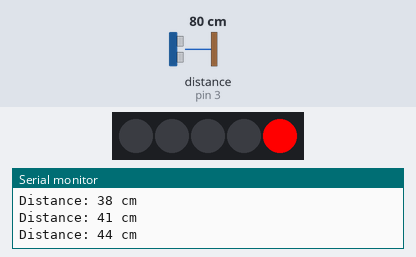
Simulated run of this sketch. Board: Arduino Uno, built with avr-gcc and run on an emulated ATmega328P. Parts: 5 RGB LEDs in strip order, left to right, the last lines printed to the serial monitor. Wiring (inferred from the names in the program): ultrasonic range finder: trigger pin 2; echo pin 3. The test bench sets the inputs (shaded band); at power-on: distance to the obstacle (sensor on pin 3) 80 cm. The echo pulse lasts 58.3 µs per cm; dim RGB values are drawn brighter than linear.

Above: at 1.2 s.
1.3 s: distance to the obstacle (sensor on pin 3) set to 2 cm
At 3.1 s:
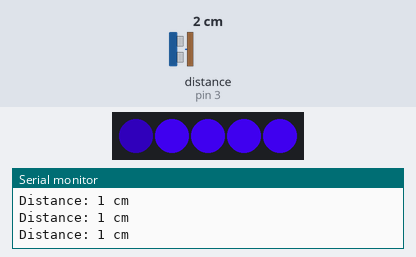
3.4 s: distance to the obstacle (sensor on pin 3) set to 35 cm
At 4.2 s:
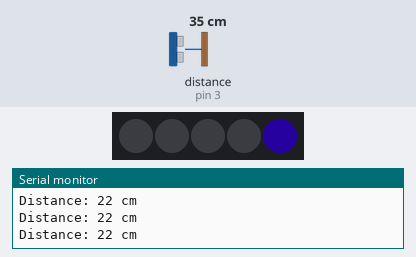
5.0 s: distance to the obstacle (sensor on pin 3) set to 60 cm
At 5.28 s:
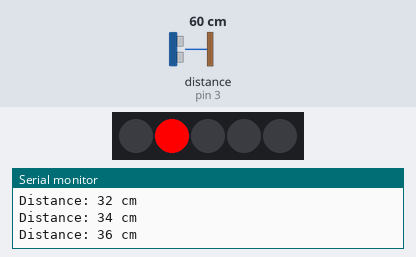
6.9 s: distance to the obstacle (sensor on pin 3) set to 9 cm
At 8.2 s:
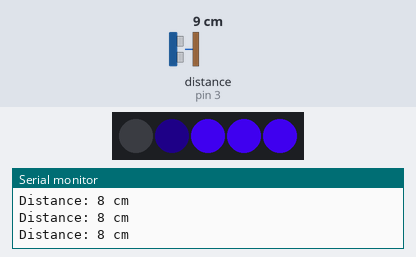
8.8 s: distance to the obstacle (sensor on pin 3) set to 120 cm
At 9.02 s:
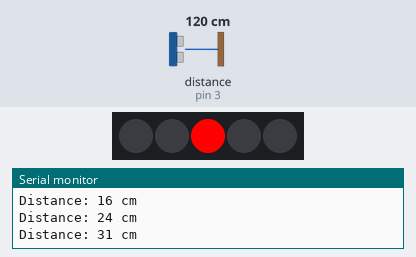
Timing chart, 0 to 11.9 s (numbered marks = the images above; inputs shaded):
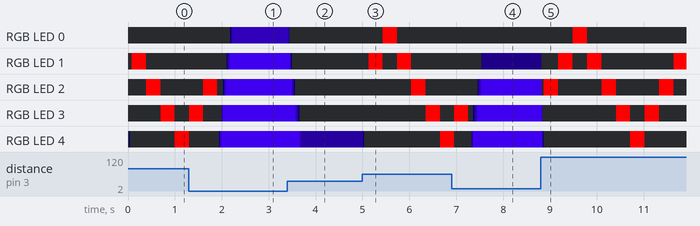

The sketch:

depth_sensor_cleanup.ino
```cpp
#define echoPin 3 // attach pin D2 Arduino to pin Echo of HC-SR04
#define trigPin 2 //attach pin D3 Arduino to pin Trig of HC-SR04
#define NUM_LEDS 5 //numero di led
#define depth 30  //profondità massima da misurare
#define tono 180 //tono del colore dell'indicatore (hue in HSV)
#define alpha 0.08 //sensibilità del sensore (veloce -> jitter, lento -> poco responsivo)
#include "FastLED.h"


// defines variables
int distance; // variable for the distance measurement
int count; //posizione led errore

CRGB leds[5];

void setup() {
  pinMode(trigPin, OUTPUT); // Sets the trigPin as an OUTPUT
  pinMode(echoPin, INPUT); // Sets the echoPin as an INPUT
  Serial.begin(9600);

  FastLED.addLeds<NEOPIXEL, 6>(leds, NUM_LEDS);
}
void loop() {

  /// Calculating the distance
  distance =  (1 - alpha) * distance + alpha * MeasureDistance(); // filtro passa basso sulla misura della distanza

  if (distance > depth + (depth / NUM_LEDS)) { //La distanza rientra nel range di interesse?
    OutOfRangeAnimation(); //No
  } else {
    ShowDistance(); //Si
  }

  // Invia la distanza filtrata al monitor seriale
  Serial.print("Distance: ");
  Serial.print(distance);
  Serial.println(" cm");
}

long MeasureDistance() {
  digitalWrite(trigPin, LOW);
  delayMicroseconds(2);
  // Sets the trigPin HIGH (ACTIVE) for 10 microseconds
  digitalWrite(trigPin, HIGH);
  delayMicroseconds(10);
  digitalWrite(trigPin, LOW);
  // Reads the echoPin, returns the sound wave travel time in microseconds
  long distance = pulseIn(echoPin, HIGH);
  return distance * 0.034 / 2;
}

void OutOfRangeAnimation(){
  count++;  //avanza animazione di out-of-range
    int phase = count % (NUM_LEDS * 2 - 2);
    for (int i = 0; i < NUM_LEDS; i++) {
      if (phase >= NUM_LEDS) {
        phase = (NUM_LEDS * 2 - 2) - phase ;
      }
      if (i == phase) {
        leds[i] = CRGB::Red;
      } else {
        leds[i] = CRGB::Black;
      }
    }
    FastLED.show();
    delay(300);
}

void ShowDistance(){
    int interval = distance / NUM_LEDS;
    int subInterval = distance % NUM_LEDS;

    for (int i = 0; i < NUM_LEDS; i++) {
      if (i > interval) {   // led acceso
        leds[i] = CHSV(tono, 255, 255);
      }
      else if (i < interval) {    //led spento
        leds[i] = CRGB::Black;
      }
      else {  //led dimmato
        leds[i] = CHSV(tono, 255, ((255 - subInterval) * 255) / NUM_LEDS);
      }
    }
    FastLED.show();
}
```

Measured:
- after the input at 1.3 s, the LEDs: first differ from a run without the input after 0.61 s (image 1 shows a later state)
- after the input at 3.4 s, RGB LED 0: RGB(19, 0, 74) → RGB(2, 0, 9) at once, → off 0.02 s later; RGB LED 1: RGB(53, 0, 202) → RGB(34, 0, 130) after 0.05 s, → RGB(8, 0, 33) 0.02 s later, → RGB(0, 0, 1) 0.02 s later, → off 0.02 s later
- after the input at 5.0 s, RGB LED 0: off → RGB(255, 0, 0) after 0.44 s, → off 0.30 s later; RGB LED 1: alternates RGB(255, 0, 0) for 0.30 s and off for 0.30 s, 4 changes in all, then stays off, starting after 0.13 s
- after the input at 6.9 s, the LEDs: first differ from a run without the input after 0.36 s (image 4 shows a later state)
- after the input at 8.8 s, RGB LED 0: off → RGB(255, 0, 0) after 0.68 s, → off 0.31 s later; RGB LED 1: goes off 0.35 s, RGB(255, 0, 0) 0.31 s, off 0.31 s, RGB(255, 0, 0) 0.31 s, off 1.5 s, then RGB(255, 0, 0), starting at once
